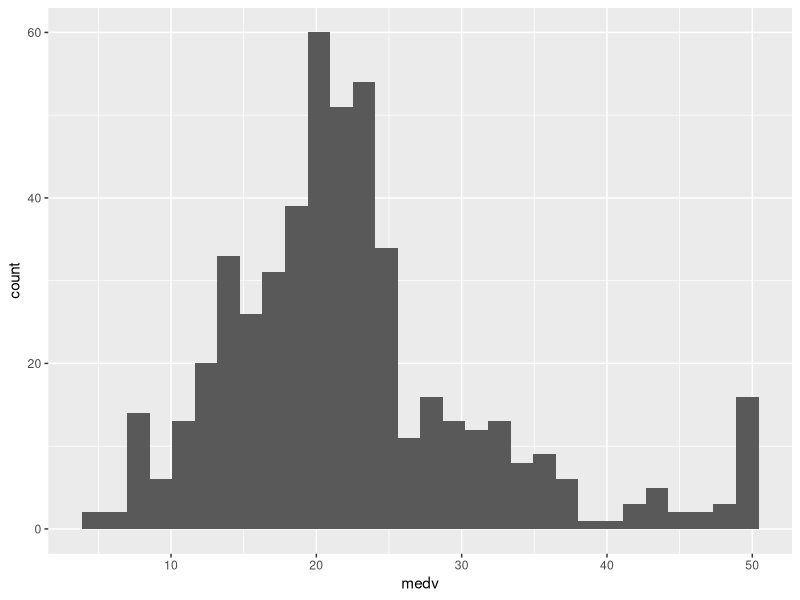

This figure's R source: (Note: this script raises an error after producing the figure.)
## ---- chunk 1

library(MASS)
library(caret)
boston <- Boston
str(boston)

## ---- chunk 2

library(purrr)
map_dbl(boston, ~sum(is.na(.)))
# if there were NAs we would need to deal with this in an appropriate manner (list-wise deletion, multiple imputation, etc.)

#Inspect the range of medv
summary(boston$medv)
library(ggplot2)
ggplot(boston, aes(medv)) + geom_histogram(bins = 30)

## ---- chunk 3
# configure multicore - OPTIONAL
# if parallel backend is loaded and available functions that use it will do so.
# can turn this off in "trainControl" function or simply do  no load parallel backend into session
library(caret)
library(doParallel)
cl <- makeCluster(detectCores()-1)
registerDoParallel(cl)


# use caret’s createDataPartition() function to partition the data into training (70%) and test sets (30%).

seed = set.seed(42)
# ?createDataPartition
index <- createDataPartition(boston$medv, p = 0.7, list = FALSE)
#multiple arguments we can use to customize and create balanced splits of the data. I.e., we can could change the groups argument to adjust the percentile based section that sampling is done within
#We could split based on the predictors, customize splitting for timeseries, or split with consideration to important groups
train <- boston[index, ]
test  <- boston[-index, ]

## ---- chunk 4
# several functions available for dummy coding - here is one from Caret package 
# NOTE we would want to do this before train/test split 
library(dplyr)
table(boston$rad)
boston_dummy <- boston %>% 
  mutate(rad = as.factor(rad))

dummies <- dummyVars(medv ~., data = boston_dummy) 
boston_dummy <- as.data.frame(predict(dummies, newdata = boston_dummy))
#CHECK  what is dummy vars doing
head(boston_dummy)
## ---- chunk 5

#CHECK  ON TRAIN CONTROL
#Recalling that bagging is a special case of a random forest (with m = p), the randomForest() function can be used to perform both random forests and bagging.
# set m = p (i.e., bagging)

tunegrid <- expand.grid(mtry=ncol(boston)-1)

rf_fit <- train(medv ~ .,
                  data = train,
                  method = "rf",
                  tuneGrid = tunegrid,
                  trControl = trainControl(method = "repeatedcv", # could've also done oob resampling here instead 
                                                  number = 10,  # number of folds
                                                  repeats = 3,  # # of repeats (i.e., 10-fold cross validation with 3 repeats)
                                                  verboseIter = FALSE),
                importance = TRUE) # we don't want to print training log
print(rf_fit)
varImp(rf_fit)


#let's try the typical setting of m - i.e., a random forest 

tunegrid <- expand.grid(mtry=sqrt(ncol(boston))) # just creating a dataframe from all combinations of factor variables. Could've just done data.frame here but should use expand.grid in the event of more than one tuning parameter

#could've also done this
#tunegrid <- data.frame(mtry=sqrt(ncol(boston))) 

rf_fit <- train(medv ~ .,
                  data = train,
                  method = "rf",
                  tuneGrid = tunegrid,
                  trControl = trainControl(method = "repeatedcv", # could've also done oob resampling here instead 
                                                  number = 10,  # number of folds
                                                  repeats = 3,  # repeats
                                                  verboseIter = FALSE),
                importance = TRUE) # we don't want to print training log
print(rf_fit)
varImp(rf_fit)

#how good is performance on test set? pretty good!
yhat_rf = predict(rf_fit,newdata=test)
plot(yhat_rf, test$medv)
abline(0,1)


# could've set ntree as well but ability to do so not as apparent as in the source randomForest package - in my opinion
# In caret, could also do a random search for turning parameters (random values within a range)

rf_fit <- train(medv ~ .,
                  data = train,
                  method = "rf",
                  tuneLength = 10,
                  trControl = trainControl(method = "oob", #could've used resampling here instead
                                           number = 10,  
                                           verboseIter = FALSE,# we don't want to print training log
                                           search = 'random'),
                ntree = 25) #try random tuning parameters for all available tuning options. We will set the max number of tuning parameter combos generated from random search with tuneLength

#looks like the sqrt with resampling may have been the best!
print(rf_fit)
#lastly - could've written some of our own code to try several different values of ntree with the optimal mtry value we've identified 

control <- trainControl(method="repeatedcv", number=10, repeats=3, search="grid")
tunegrid <- expand.grid(mtry=c(sqrt(ncol(boston))))
modellist <- list()
for (ntree in c(1000, 1500, 2000, 2500)) {
	set.seed(seed)
	fit <- train(medv ~ ., data=train, method="rf", tuneGrid=tunegrid, trControl=control, ntree=ntree)
	key <- toString(ntree)
	modellist[[key]] <- fit
}
# compare results

results <- resamples(modellist)
summary(results)

#Looks like ntree = 2000 outperforms the default value of 500. 

## ---- chunk 6
# could use library(xgboost) as well in R. 
# impliment the extreme gradient boosting algorithm. Very high predictive accuracy - often used by winners of Kaggle competitions

# it is extremely fast allowing the user to manually specify the number of threads
# includes support for a range of languages including Scala, Java, R, Python, Julia and C++

#Supports distributed and widespread training on many machines that encompass GCE, AWS, Azure and Yarn clusters. XGBoost can also be integrated with Spark, Flink and other cloud dataflow systems with a built in cross validation at each iteration of the boosting process.

#learn more here : https://www.analyticsvidhya.com/blog/2016/03/complete-guide-parameter-tuning-xgboost-with-codes-python/.

#source cred on the above: https://www.analyticsvidhya.com/blog/2017/09/common-machine-learning-algorithms/

# ?xgboost::xgboost


xgb_fit <- train(medv ~ .,
                 data = train, 
                 method = "xgbTree",
                  trControl = trainControl(method = "repeatedcv", 
                                                  number = 10, 
                                                  repeats = 3, 
                                                  verboseIter = FALSE),
                 importance = TRUE)
print(xgb_fit)
varImp(xgb_fit)

 #rm (avg. number of rooms per dwelling) is still by far the most important

#eta is our learning rate or "shrinkage parameter" from slides
# max_depth - number of splits in each tree
# nrounds  - number of iterations (i.e., trees to fit )

# CHECK -- did it use this values?

#could've tuned variables like before
tunegrid <- expand.grid(nrounds=500, max_depth = 4,eta = 0.3, gamma = 0, colsample_bytree = 1, 
                        min_child_weight = 1, subsample = 1)

xgb_fit <- train(medv ~ .,
                 data = train, 
                 method = "xgbTree",
               #  tuneGrid = tunegrid,
                  trControl = trainControl(method = "repeatedcv", 
                                                  number = 10, 
                                                  repeats = 2, 
                                                  verboseIter = FALSE),
                 importance = TRUE)
print(xgb_fit)

  
	
## ---- chunk 7
#CHECK
## GO BACK AND ADD MORE IF KEEPING https://www.r-bloggers.com/fitting-a-neural-network-in-r-neuralnet-package/

#just accepting the defaults

fit_nn <- train(medv ~ .,
                         data = train,
                         method = "neuralnet",
                         trControl = trainControl(method = "repeatedcv", 
                                                  number = 10, 
                                                  repeats = 3, 
                                                  verboseIter = FALSE))
print(fit_nn)
#not a great fit!

#going back to base for layer tweaking ( can do in Caret as well)
n <- names(train)
f <- as.formula(paste("medv ~", paste(n[!n %in% "medv"], collapse = " + ")))
nn <- neuralnet(f,data=train,hidden=c(5,3),linear.output=T)

plot(nn)

